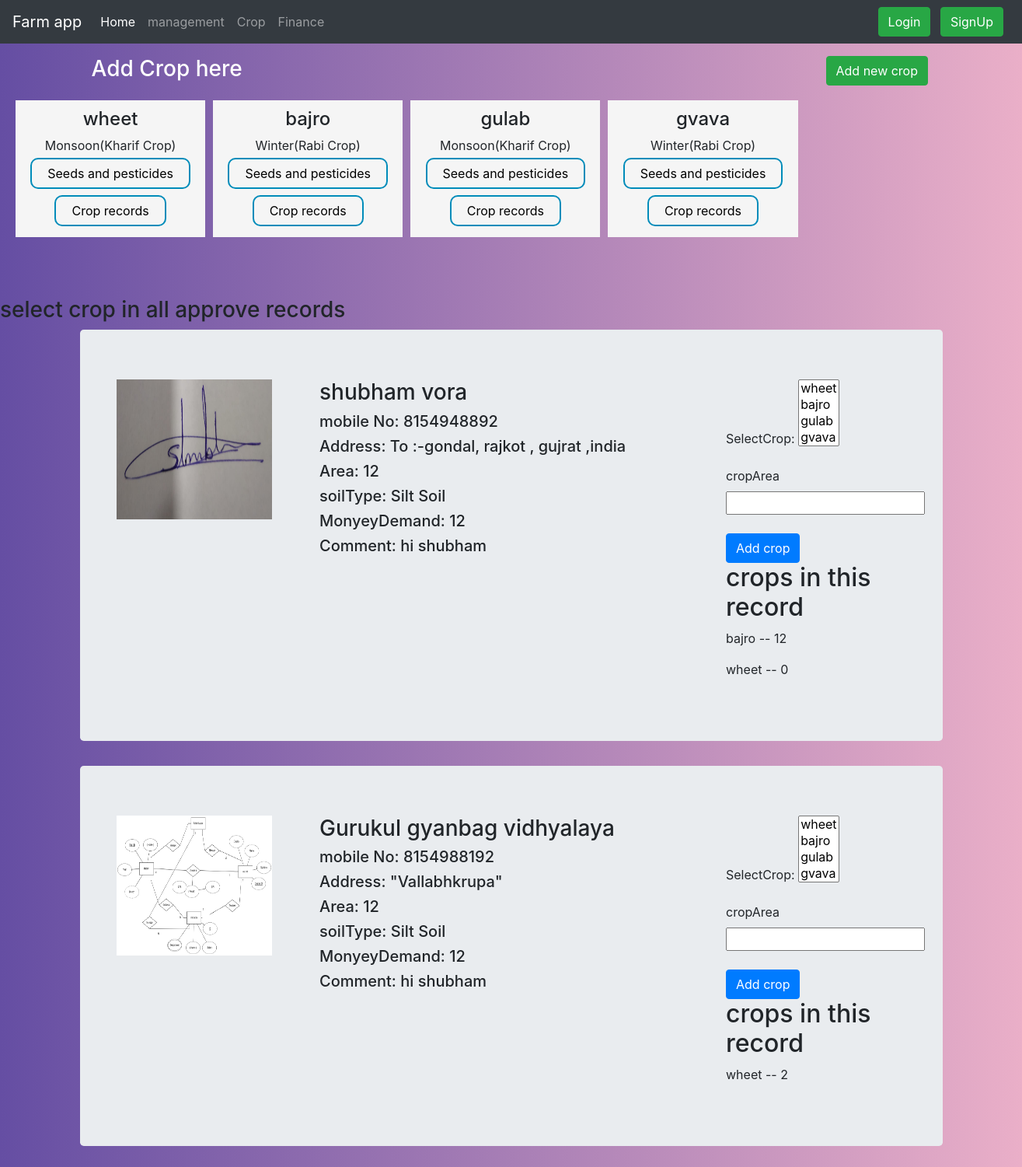
Screenshot of /management/crop/ with the database file from the repository.
### management/models.py (models this page shows)
class crop(models.Model):
    monsoon = "Monsoon(Kharif Crop)"
    winter = "Winter(Rabi Crop)"
    summer ="Summer(Zaid Crop)"
    SEASON_CHOICES = (
        (monsoon, "Monsoon(Kharif Crop)"),
        (winter, "Winter(Rabi Crop)"),
        (summer, "Summer(Zaid Crop)"),
    )
    food = "FoodCrop(Grains)"
    fruits = "Fruits"
    veg = "Vegetables"
    NonFood = "Non FoodCrop"
    TYPE_CHOICES = (
        (food, "FoodCrop(Grains)"),
        (fruits, "Fruits"),
        (veg, "Vegetables"),
        (NonFood, "Non FoodCrop"),
    )
    crop_id=models.AutoField(primary_key=True)
    cropName=models.CharField(max_length=30, blank=False, null=False)
    cropType = models.CharField(max_length=40, choices=TYPE_CHOICES, default=food)
    totalStorage=models.IntegerField(default=0)
    cropSeason = models.CharField(max_length=40, choices=SEASON_CHOICES, default=monsoon)
    def __str__(self):
        return self.cropName

### user/models.py (models this page shows, shortened)
class UserRecord(models.Model):
    sandySoil = "Sandy soil"
    siltSoil = "Silt Soil"
    claySoil = "Clay Soil"
    loamySoil = "Loamy Soil"
    SOIL_CHOICES = (
        (sandySoil, "Sandy Soil"),
        (siltSoil, "Silt Soil"),
        (claySoil, "Clay Soil"),
        (loamySoil, "Loamy Soil"),
    )
    approved="approved"
    pending="pending"
    rejected="rejected"
    Approvement=((approved,"approved"),
    (pending,"pending"),
    (rejected,"rejected"),)
    recordId = models.AutoField(primary_key=True)
    user = models.ForeignKey(User, on_delete=models.CASCADE)
    name = models.CharField(max_length=30, blank=False, null=False)
    mobileNo = models.CharField(max_length=10, blank=False, null=False)
    farmaddress = models.CharField(max_length=150, blank=False, null=False)
    farmArea = models.IntegerField(default=0)
    soilType = models.CharField(max_length=11, choices=SOIL_CHOICES, default=siltSoil)
    moneyDemand = models.IntegerField(default=0)
    farmImage = models.ImageField(upload_to='user/farm/', default="")
    extraComment = models.TextField()
    status=models.CharField(max_length=11, choices=Approvement, default=pending)
    selectCrop = models.ManyToManyField(crop,blank=True)
    timestamp = models.DateTimeField(default=now)

class cropArea(models.Model):
    crQ_id=models.AutoField(primary_key=True)
    userRecord= models.ForeignKey(UserRecord, on_delete=models.CASCADE)
    crop = models.ForeignKey(crop, on_delete=models.CASCADE)
    Area = models.PositiveIntegerField()

### management/views.py (the view, shortened to what this page needs)
# urls.py: path("crop/",views.cropRecord,name='CropDepartment'),
def cropRecord(request):
    crp=[]
    if request.POST.get("AddNewCrop"):
        form = CropForm(request.POST)
        if form.is_valid():
            form.save()
            messages.info(request, 'You have added new record successfully.')
            return redirect('/management/crop/')
    else:
        form = CropForm()
        addCropToRecordForm=addCropToRecord()
    cropRecord = crop.objects.all()
    recordsApproved = UserRecord.objects.filter(status="approved").order_by('timestamp')
    for recordNum in recordsApproved:
        ToHandle = cropArea.objects.filter(userRecord=recordNum)
        crp.append(ToHandle)
    dict = {'form': form,'addCrop':addCropToRecordForm,'cropRecord':cropRecord,'recordsApproved':recordsApproved,'crp':crp,'mylist' :zip(recordsApproved, crp)}
    return render(request, 'management/crop.html', dict)

### management/forms.py
class CropForm(forms.ModelForm):
    class Meta:
        model = crop
        fields = ('cropName','cropType','cropSeason','totalStorage',)

class addCropToRecord(forms.ModelForm):
    class Meta:
        model = UserRecord
        fields = ('selectCrop',)

### management/templates/management/crop.html (shortened to what this page needs)
{% extends "management/base.html" %}
{% block body %}
<div class="container mt-3">
  <div class="rowHead">
    <div class="col-9 mr-auto">
      <h3 class="h3Crop" >Add Crop here</h3>
    </div>
    <div class="col-3 ml-auto">
<button type="button" class="btn btn-success mr-2 " data-toggle="modal" data-target="#RecordModal">
Add new crop
</button>
    </div>
  </div>
</div>
<div class="containerCrop">
  <div class="rowCrop">
      {% for x in cropRecord %}
      <div class="colCrop">
          <center><b><h4>{{x.cropName}}</h4></b>{{x.cropSeason}}
          <a href="{{x.crop_id}}"> <button id="{{x.crop_id}}" class="buttonReadMore buttonReadMore2">Seeds and pesticides</button></a>
          <a href="cropRecords/{{x.crop_id}}"> <button id="{{x.crop_id}}" class="buttonReadMore buttonReadMore2">Crop records</button></a></center>
      </div>
      {% endfor %}
  </div>
</div>
<br><br><br>
<h3>select crop in all approve records</h3>
{% for recordsApproved,l in mylist%}
    <main role="main" class="container">
      <div class="jumbotron">
        <div class="container">
  <div class="row">
    <div class="col-3">
      <img src="/media/{{recordsApproved.farmImage}}" width="200px" height="180px"  alt="">
    </div>
    <div class="col-6">
        <h3>{{recordsApproved.name}}</h3>
        <h5>mobile No: {{recordsApproved.mobileNo}}</h5>
        <h5>Address: {{recordsApproved.farmaddress}}</h5>
        <h5>Area: {{recordsApproved.farmArea}}</h5>
        <h5>soilType: {{recordsApproved.soilType}}</h5>
        <h5>MonyeyDemand: {{recordsApproved.moneyDemand}}</h5>
        <h5>Comment: {{recordsApproved.extraComment}}</h5>
            </div>
            <div class="col-3">
        <form action= "/management/crop/" method='post' >
        {{ addCrop.as_p }}
        <label for="croparea">cropArea</label>
        <input type="number" name="croparea" /><br><br>
        <button type="submit" name="AddCropToRecord" value="{{recordsApproved.recordId}}" class="btn btn-primary">Add crop</button>
        </form>
        <h2>crops in this record</h2>
        {% for j in l %}
        <p>{{j.crop.cropName}} -- {{j.Area}}</p>
        {% endfor %}
            </div>
          </div>
        </div>
      </div>
    </main>
    {% endfor %}
{% endblock %}

### rows the page displays
crop: cropName "wheet", cropSeason "Monsoon(Kharif Crop)"
crop: cropName "bajro", cropSeason "Winter(Rabi Crop)"
crop: cropName "gulab", cropSeason "Monsoon(Kharif Crop)"
crop: cropName "gvava", cropSeason "Winter(Rabi Crop)"
UserRecord: farmImage (picture), name "shubham vora", mobileNo "8154948892", farmaddress "To :-gondal, rajkot , gujrat ,india", farmArea "12", soilType "Silt Soil", moneyDemand "12", extraComment "hi shubham", {{ recordsApproved.recordId }} 38 (drawn)
cropArea: crop.cropName "bajro", Area "12"
cropArea: crop.cropName "wheet", Area "0"
UserRecord: farmImage (picture), name "Gurukul gyanbag vidhyalaya", mobileNo "8154988192", farmaddress "\"Vallabhkrupa\"", farmArea "12", soilType "Silt Soil", moneyDemand "12", extraComment "hi shubham", {{ recordsApproved.recordId }} 43 (drawn)
cropArea: crop.cropName "wheet", Area "2"
